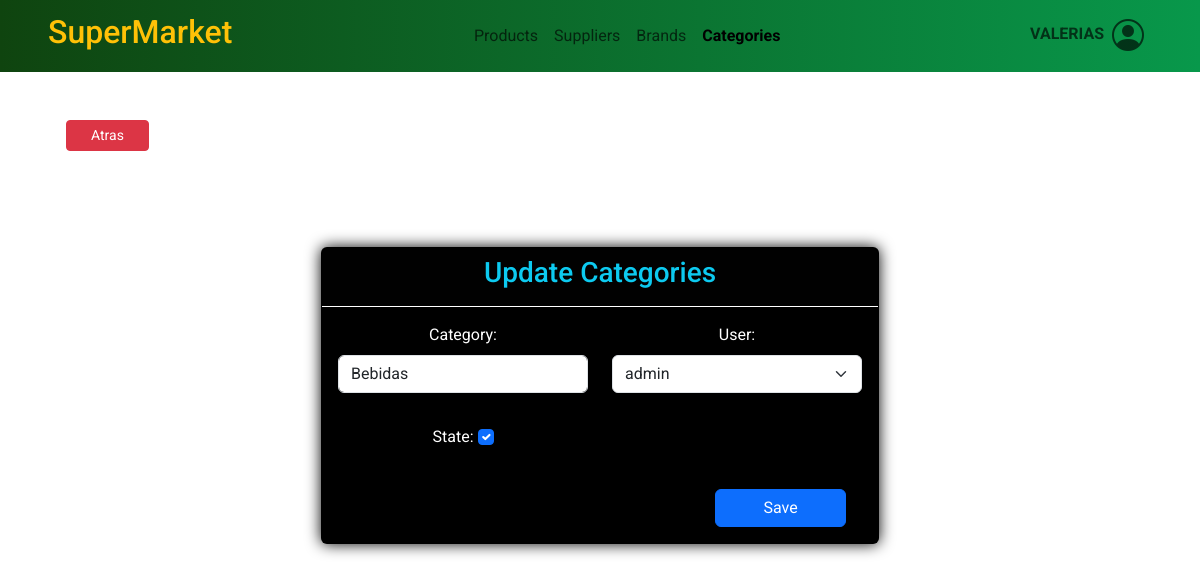
/categories/update_category/1/ (signed in), run on an earlier commit of the app's database.
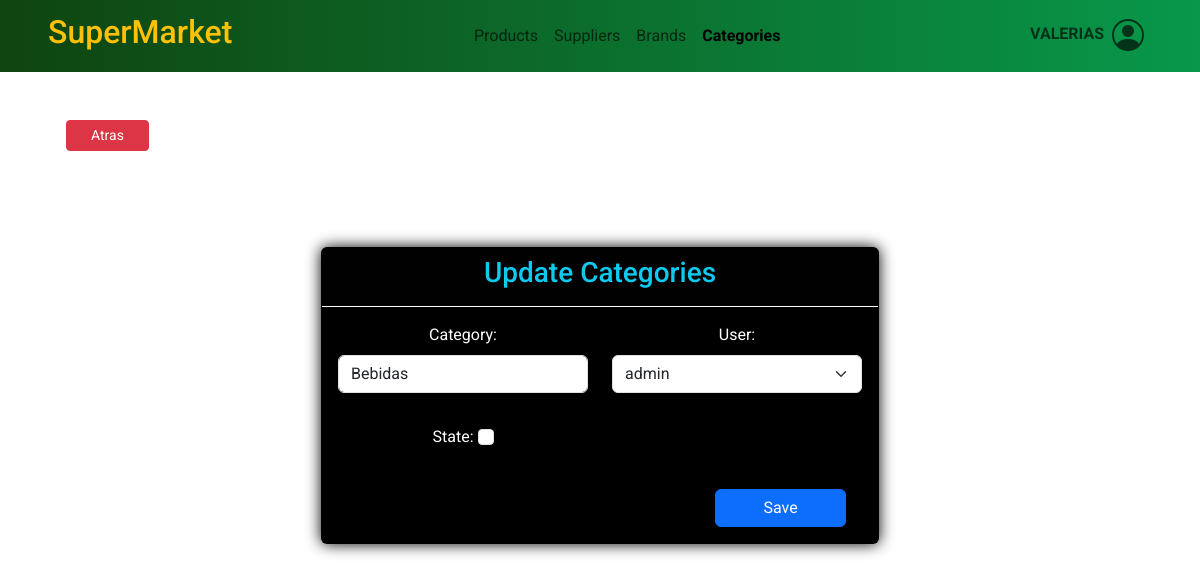
And on a later commit of the database.
### ventas/models.py (models this page shows, shortened)
class Category(models.Model):
    description = models.CharField(verbose_name='Categoria',max_length=100, validators=[letters_only_validator])
    user = models.ForeignKey(User,on_delete=models.CASCADE)
    created = models.DateTimeField(auto_now_add=True)
    updated = models.DateTimeField(auto_now=True)
    state = models.BooleanField('Activo', default = True)
    class Meta:
        verbose_name = 'Categoria'
        verbose_name_plural = 'Categorias'
        ordering = ['description']
        indexes = [models.Index(fields=['description']),]

### ventas/views.py (the view)
# urls.py: path('categories/update_category/<int:category_id>/', views.update_category, name='update_category'),
@login_required
def update_category(request, category_id):
    company = Company.objects.first()
    category = get_object_or_404(Category, pk=category_id)
    users = User.objects.all()
    if request.method == 'POST':
        form = CategoryForm(request.POST, instance=category)
        if form.is_valid():
            description = form.cleaned_data.get('description')
            if Category.objects.filter(description=description).exclude(pk=category_id).exists():
                form.add_error('description', 'La marca con esta descripción ya existe.')
            else:
                form.save()
                return redirect('ventas:categories')
        return render(request, 'ventas/categories/update_category.html', {
            'form': CategoryForm(),
            'error_message': form.errors,
            'title1': "Categories",
            'title2': "Update Categories",
            'category': category,
            'company': company,
            'users': users,
        })
    else:
        form = CategoryForm(instance=category)
        data = {
            'form': form,
            "title1": "Categories",
            "title2": "Update Categories",
            'category': category,
            'company': company,
            'users': users,
        }
        return render(request, 'ventas/categories/update_category.html', data)

### ventas/forms.py
class CategoryForm(ModelForm):
    class Meta:
        model = Category
        fields = ['description', 'user', 'state']

### templates/ventas/categories/update_category.html (shortened to what this page needs)
{% extends 'base.html' %}
{% block content %}
<div class="container mt-5">
    <div class="mx-4">
        <a class="btn btn-danger btn-sm px-4" href="{% url 'ventas:categories' %}">Atras</a>
    </div>
    <div class="row">
        <div class="col mt-5 pt-5">
            <div class="card text-center bg-black w-50 mx-auto">
                <div class="card-header text-info border-white">
                    <h3>{{ title2 }}</h3>
                </div>
                <div class="card-body text-white">
                    <form method="POST" id="BrandForm">
                        <div class="row">
                            <div class="col-sm-6 mb-3">
                                <label for="id_description" class="form-label">Category:</label>
                                <input type="text" name="description" class="form-control" value="{{ category.description }}" required id="id_description">
                            </div>
                            <div class="col-sm-6 mb-3">
                                <label for="id_user" class="form-label">User:</label>
                                <select name="user" class="form-select" required id="id_user">
                                    {% for user in users %}
                                    <option value="{{ user.id }}" {% if category.user_id == user.id %}selected{% endif %}>{{ user.username }}</option>
                                    {% endfor %}
                                </select>
                            </div>
                            <div class="col-sm-6 my-3">
                                <label for="id_state" class="form-label">State:</label>
                                <input type="checkbox" name="state" class="form-check-input" id="id_state" {% if category.state %}checked{% endif %}>
                            </div>
                            <div class="col-12 text-end border-white mt-3">
                                <button type="submit" class="btn btn-primary w-25 mx-3">Save</button>
                            </div>
                        </div>
                    </form>
                </div>
            </div>
        </div>
    </div>
</div>
{% endblock %}

What changed in the data, as far as the page shows it:
changed Category "Bebidas": state "☑" → "☐"
